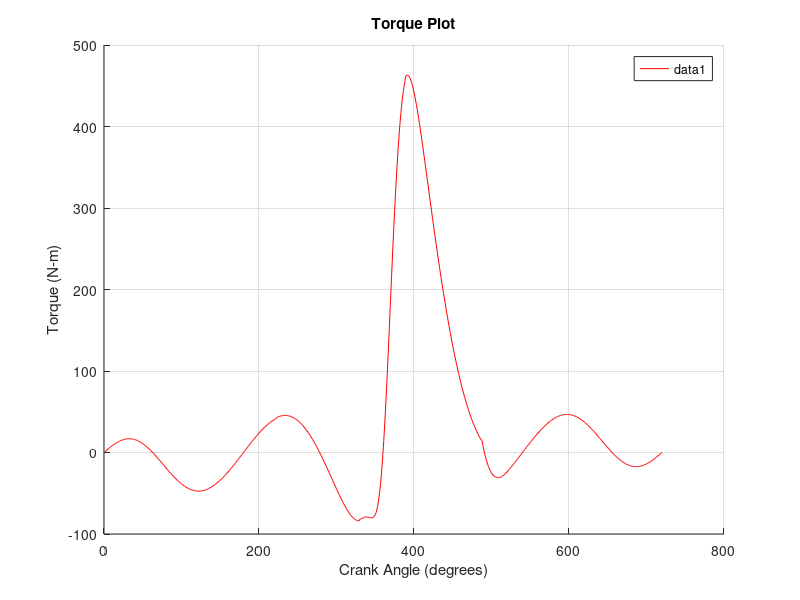
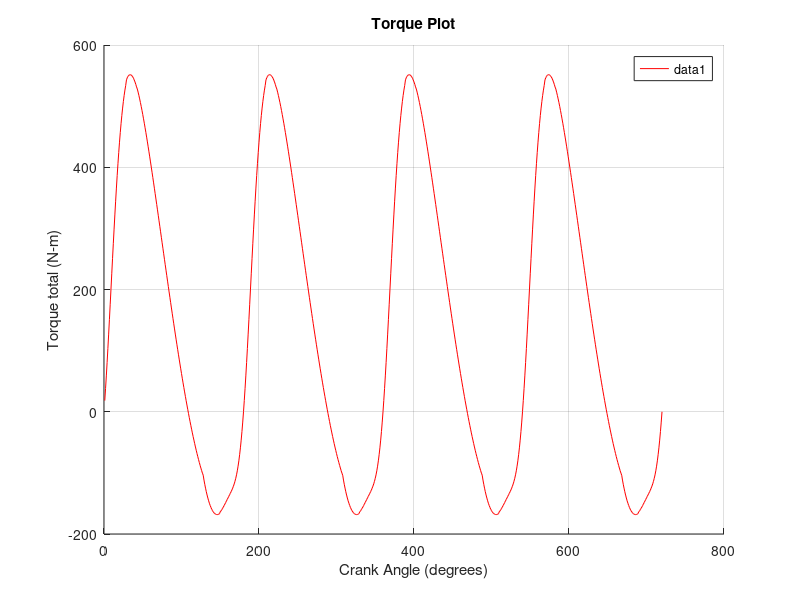

Write MATLAB code to recreate these figures, in order. (Note: this script raises an error after producing the figures.)
clear all; clc;
load('part1.mat')
load('part2.mat')

T0 = zeros(1,length(crank_angle));
a4y = -a4y;
alpha3 = -alpha3;

for k= 1:length(crank_angle)
A1=[0 0 0 0 1 0 1 0; 
     0 0 0 0 0 1 0 0;
     0 0 1 0 -1 0 0 0;
     0 0 0 1 0 -1 0 0;
     0 0 AG3*cosd(coupler_angle0(k)) AG3*sind(coupler_angle0(k)) BG3*cosd(coupler_angle0(k)) BG3*sind(coupler_angle0(k)) 0 0;
     1 0 -1 0 0 0 0 0;
     0 1 0 -1 0 0 0 0;
     0 0 crank_length*cosd(crank_angle(k)) crank_length*sind(crank_angle(k)) 0 0 0 1];

B1=[0;
    m4*a4y(k)+Fg(k)-F_atm+m4*g;
    m3*a3x(k);
    m3*a3y(k)+m3*g;
    J3*alpha3(k);
    m2*a2x(k);
    m2*a2y(k)+m2*g;
    -(m2*g)*OG2*sind(crank_angle(k))];
z = linsolve(A1,B1);
T0(k) = -z(8);
end

T1 = circshift(T0, 180);
T2 = circshift(T0, 360);
T3 = circshift(T0, 540);

T_total = T0 + T1 + T2 + T3;

% Plot the torque for a single cylinder and the total torque
figure;
hold on;
plot(crank_angle, T0, 'r');
% plot(crank_angle, T1, 'r');
% plot(crank_angle, T2, 'r');
% plot(crank_angle, T3, 'r');
xlabel('Crank Angle (degrees)');
ylabel('Torque (N-m)');
legend show;
title('Torque Plot');
grid on;

figure;
hold on;
plot(crank_angle, T_total, 'r');
xlabel('Crank Angle (degrees)');
ylabel('Torque total (N-m)');
legend show;
title('Torque Plot');
grid on;
disp('doneee')

% % Plot coupler_angle0
% figure;
% plot(crank_angle, coupler_angle0);
% title('Coupler Angle0');
% xlabel('Crank Angle (degrees)');
% ylabel('Coupler Angle0');
% 
% % Plot a4y
% figure;
% plot(crank_angle, a4y);
% title('a4y');
% xlabel('Crank Angle (degrees)');
% ylabel('a4y (m/s^2)');
% 
% % Plot Fg
% figure;
% plot(crank_angle, Fg);
% title('Fg');
% xlabel('Crank Angle (degrees)');
% ylabel('Fg (N)');
% 
% % Plot alpha3
% figure;
% plot(crank_angle, alpha3);
% title('Alpha3');
% xlabel('Crank Angle (degrees)');
% ylabel('Alpha3 (rad/s^2)');
% 
% % Plot a3x
% figure;
% plot(crank_angle, a3x);
% title('a3x');
% xlabel('Crank Angle (degrees)');
% ylabel('a3x (m/s^2)');
% 
% % Plot a3y
% figure;
% plot(crank_angle, a3y);
% title('a3y');
% xlabel('Crank Angle (degrees)');
% ylabel('a3y (m/s^2)');

save('part3.mat')